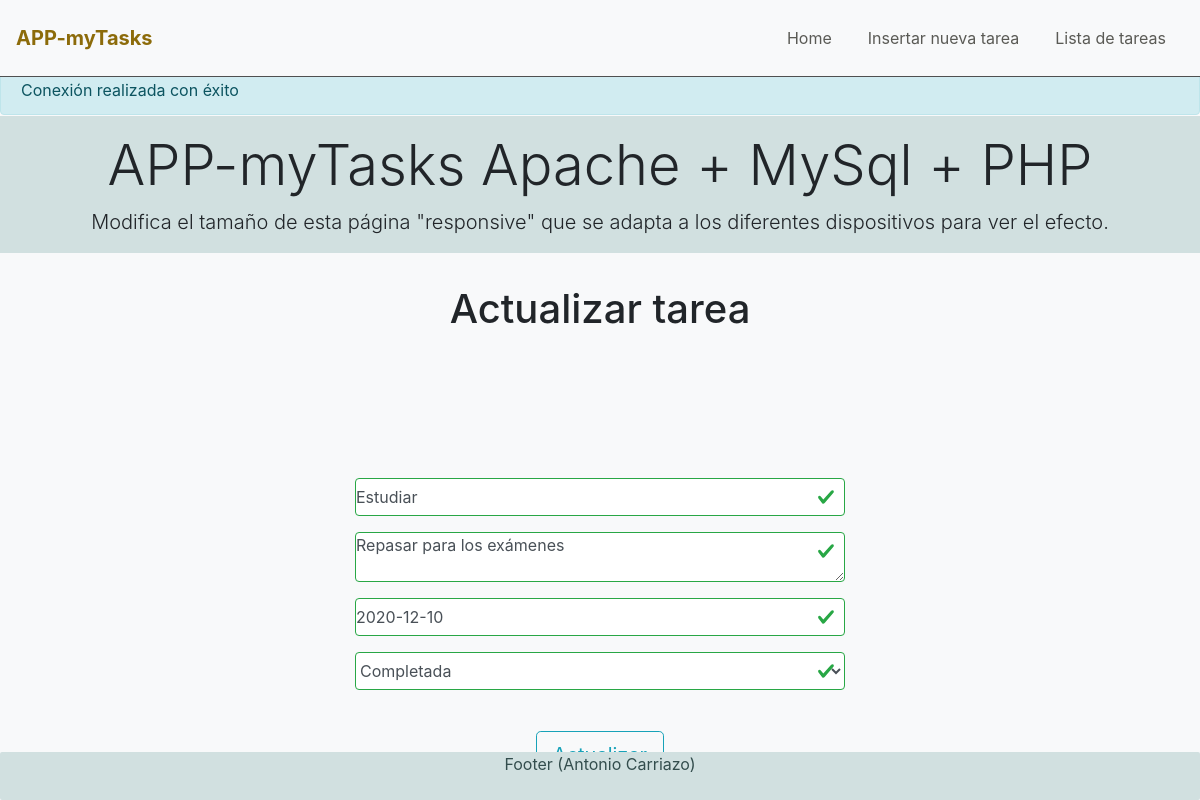
Page /edit.php?id=2 on the committed database.
### tables this page shows
CREATE TABLE `listaTareas` (
  `idTarea` int NOT NULL,
  `nombreTarea` varchar(30) NOT NULL,
  `comentariosTarea` varchar(255) DEFAULT NULL,
  `fechaTopeTarea` date DEFAULT NULL,
  `completadaTarea` tinyint(1) DEFAULT '0'
);

### edit.php (the view, shortened to what this page needs)
<?php
require('db.php');
$idTarea = $_REQUEST['id'];
$consulta = "SELECT * from listaTareas where idTarea='" . $idTarea . "'";
try
{
    $resultadoConsultaSelect = $conexion->prepare($consulta);
    $resultadoConsultaSelect->setFetchMode(PDO::FETCH_ASSOC);
    $resultadoConsultaSelect->execute();
}
catch(PDOException $error)
{
    erroresConsulta($consulta, $error->getMessage());
}
$fila = $resultadoConsultaSelect->fetch();
?>
<?php
include_once('header.php');
?>
        <div class="form">
            <h1>Actualizar tarea</h1>
            <?php
            if (isset($_POST['nuevo']) && $_POST['nuevo'] == 1) {
                $idTarea = $_REQUEST['idTarea'];
                $nombreTarea = $_REQUEST['nombreTarea'];
                $comentariosTarea = $_REQUEST['comentariosTarea'];
                $fechaTopeTarea = $_REQUEST['fechaTopeTarea'];
                if ($_REQUEST['completadaTarea']=="Pendiente") {
                    $completadaTarea=0;
                    }else {
                        $completadaTarea=1;
                        }
                $consultaActualizacion = "update listaTareas set nombreTarea='" . $nombreTarea . "', comentariosTarea='" . $comentariosTarea . "', fechaTopeTarea='" . $fechaTopeTarea . "', completadaTarea='" . $completadaTarea . "' where idTarea='" . $idTarea . "'";
                try
                {
                    $resultadoConsultaUpdate = $conexion->prepare($consultaActualizacion);
                    $resultadoConsultaUpdate->setFetchMode(PDO::FETCH_ASSOC);
                    $resultadoConsultaUpdate->execute();
                }
                catch(PDOException $error)
                {
                    erroresConsulta($consultaActualizacion, $error->getMessage());
                }
                $estado = "Tarea actualizada correctamente.";
                  echo  "<p class='alerta'>". $estado ."</p>";
                    ?>
                  <div class='row centrado'>
                    <div class='col text-center'>
                      <button type='button' class='btn btn-outline-info btn-lg' href='view.php'><a class='nav-link' href='view.php' >Ver tareas<span class='sr-only'>(current)</span></a></button>
                    </div>
                  </div>
                    <p></p>
                <?php
            } else {
                 ?>
                <div class="divFormulario ">
                    <form class="was-validated" name="form" method="post" action="">
                        <div class="form-group">
                            <p><input class="form-control" type="text" name="nombreTarea" placeholder="Título" required value="<?php echo $fila['nombreTarea']; ?>" /></p>
                        </div>
                        <div class="form-group">
                            <p><textarea class="form-control" type="text" name="comentariosTarea" placeholder="Comentarios" required ><?php echo $fila['comentariosTarea']; ?></textarea></p>
                        </div>
                        <div class="form-group">
                            <p><input class="form-control" type="text" name="fechaTopeTarea" placeholder="Fecha Tope" required value="<?php echo $fila['fechaTopeTarea']; ?>" /></p>
                        </div>
                        <div class="form-group">
                            <p><select class="form-control" type="text" name="completadaTarea" placeholder="Completada" required>
                                    <option selected="selected"><?php
                                            if ($fila["completadaTarea"]==0) {
                                              echo "Pendiente";
                                            }else {
                                              echo "Completada";
                                            }
                                 ?></option>
                                </select>
                            </p>
                        </div>
                    </div>
                        <p><input class="btn btn-outline-info btn-lg" name="submit" type="submit" value="Actualizar" /></p>
            <?php
            }
            ?>
<?php
include_once('footer.php');
?>

### css/styles.css (style rules this page uses)
body { padding-top: 65px; background-color:#f8f9fa; margin: 0; }
h1 { text-align: center; margin: 0em; }
p { text-align: center; margin-bottom:0em; }
form { margin:0; }
.form-control { margin:0em; padding:0em; width:100%; }
.divFormulario { margin-top:1%; margin-left:20%; margin-right:20%; }
.was-validated { margin: auto; width: 50%; padding: 10px; }
@media only screen and (min-width: 769px) and (max-width: 1200px) { .divFormulario { margin-top:10%; margin-left:20%; margin-right:20%; } }
@media only screen and (min-width: 769px) and (max-width: 1200px) { .was-validated { margin: auto; width: 75%; padding: 25px; } }

### rows in the picture
listatareas: nombreTarea "Estudiar", comentariosTarea "Repasar para los exámenes", fechaTopeTarea "2020-12-10", completadaTarea "Completada"
